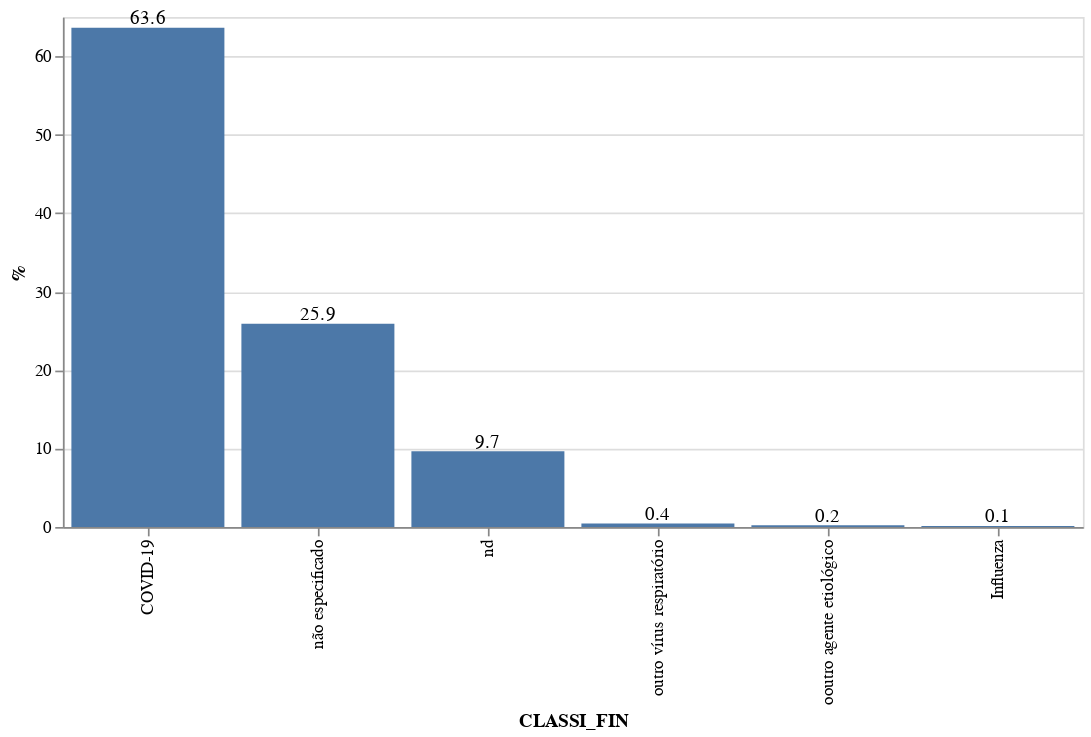

The notebook cell saved with this chart:
### Markdown cell above
**Gráfico 1 - CLASSI_FIN: Frequência relativa**

### Code cell
#hide_input

get_chart_bar(df,sort_values=True,y_col_index=2,labels=True)

### Figure 1 — Vega-Lite specification as saved in the notebook (floating-point values rounded to 4 significant figures)
{"config": {"view": {"continuousWidth": 400, "continuousHeight": 300}}, "layer": [{"mark": "bar", "encoding": {"x": {"type": "nominal", "field": "CLASSI_FIN", "sort": "-y"}, "y": {"type": "quantitative", "field": "%"}}, "height": 300, "width": 600}, {"mark": {"type": "text", "align": "center", "baseline": "bottom", "dy": 0}, "encoding": {"text": {"type": "quantitative", "field": "%", "format": ",.1f"}, "x": {"type": "nominal", "field": "CLASSI_FIN", "sort": "-y"}, "y": {"type": "quantitative", "field": "%"}}, "height": 300, "width": 600}], "data": {"name": "data-161e66eca0b158f9ca1ae3d630178f24"}, "$schema": "https://vega.github.io/schema/vega-lite/v4.8.1.json", "datasets": {"data-161e66eca0b158f9ca1ae3d630178f24": [{"CLASSI_FIN": "COVID-19", "N⁰ de casos": 1348273, "%": 63.61}, {"CLASSI_FIN": "não especificado", "N⁰ de casos": 549185, "%": 25.91}, {"CLASSI_FIN": "nd", "N⁰ de casos": 204653, "%": 9.656}, {"CLASSI_FIN": "outro vírus respiratório", "N⁰ de casos": 9502, "%": 0.4483}, {"CLASSI_FIN": "ooutro agente etiológico", "N⁰ de casos": 4811, "%": 0.227}, {"CLASSI_FIN": "Influenza", "N⁰ de casos": 3017, "%": 0.1423}]}}
